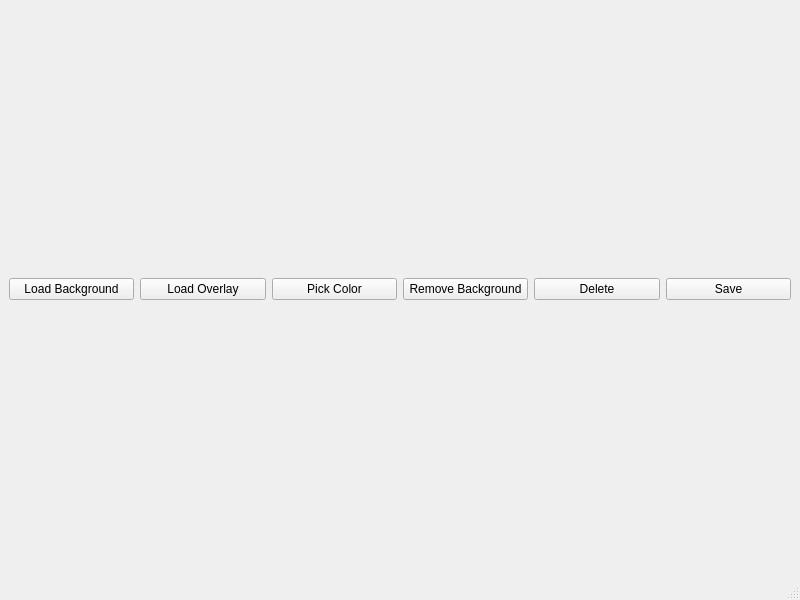
<?xml version="1.0" encoding="UTF-8"?>
<ui version="4.0">
 <class>MainWindow</class>
 <widget class="QMainWindow" name="MainWindow">
  <property name="geometry">
   <rect>
    <x>0</x>
    <y>0</y>
    <width>800</width>
    <height>600</height>
   </rect>
  </property>
  <property name="windowTitle">
   <string>Image Editor</string>
  </property>
  <widget class="QWidget" name="centralwidget">
   <layout class="QVBoxLayout" name="verticalLayout">
    <item>
     <layout class="QHBoxLayout" name="toolbarLayout">
      <item>
       <widget class="QPushButton" name="btnLoadBackground">
        <property name="text">
         <string>Load Background</string>
        </property>
       </widget>
      </item>
      <item>
       <widget class="QPushButton" name="btnLoadOverlay">
        <property name="text">
         <string>Load Overlay</string>
        </property>
       </widget>
      </item>
      <item>
       <widget class="QPushButton" name="btnPickColor">
        <property name="text">
         <string>Pick Color</string>
        </property>
       </widget>
      </item>
      <item>
       <widget class="QPushButton" name="btnRemoveBackground">
        <property name="text">
         <string>Remove Background</string>
        </property>
       </widget>
      </item>
      <item>
       <widget class="QPushButton" name="btnDelete">
        <property name="text">
         <string>Delete</string>
        </property>
       </widget>
      </item>
      <item>
       <widget class="QPushButton" name="btnSave">
        <property name="text">
         <string>Save</string>
        </property>
       </widget>
      </item>
     </layout>
    </item>
    <item>
     <layout class="QVBoxLayout" name="imageContainer">
      <!-- Images will be added here dynamically -->
     </layout>
    </item>
   </layout>
  </widget>
  <widget class="QStatusBar" name="statusbar"/>
 </widget>
 <resources/>
 <connections/>
</ui>
